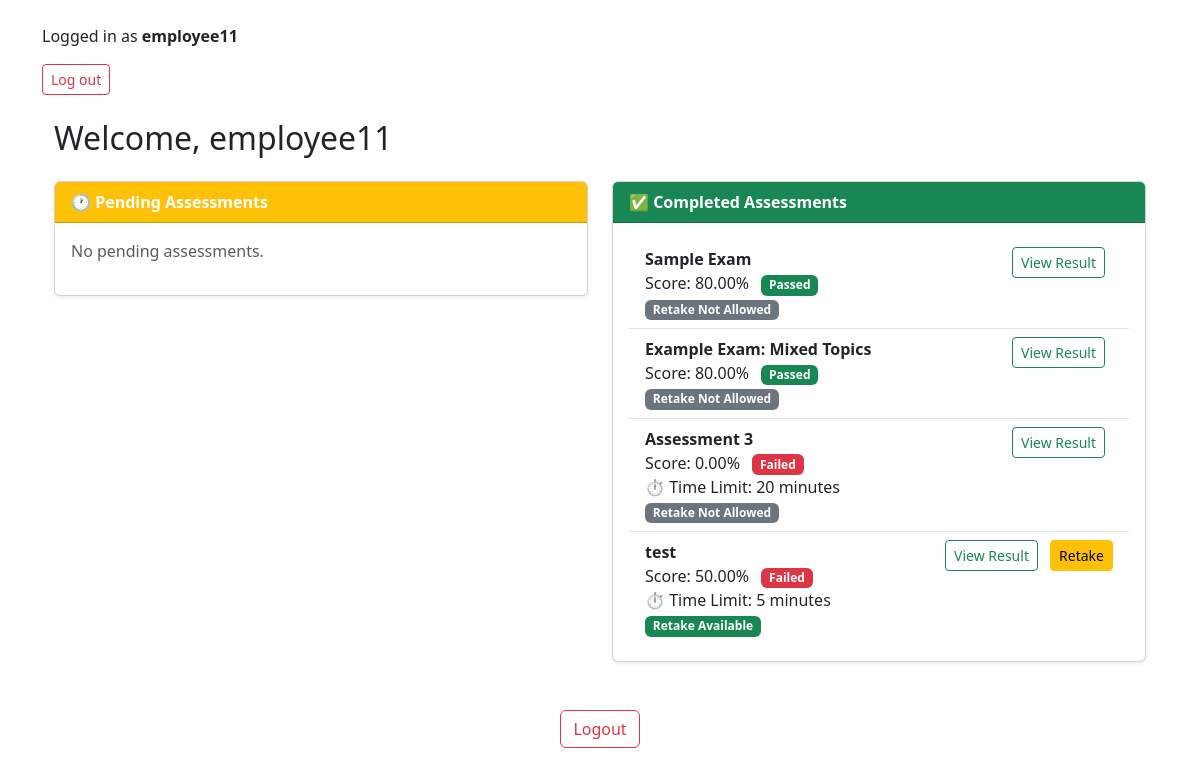
/employee/dashboard/ (signed in), run on the app's committed database.
### users/models.py (models this page shows, shortened)
class CustomUser(AbstractUser):
    is_manager = models.BooleanField(default=False)
    is_employee = models.BooleanField(default=True)

### assessments/models.py (models this page shows, shortened)
class Assessment(models.Model):
    title = models.CharField(max_length=255)
    description = models.TextField(blank=True)
    created_by = models.ForeignKey(settings.AUTH_USER_MODEL, on_delete=models.CASCADE, related_name='created_assessments')
    created_at = models.DateTimeField(auto_now_add=True)
    duration_minutes = models.PositiveIntegerField(default=15)
    passing_score = models.PositiveIntegerField(default=80, help_text="Minimum score (in %) required to pass this assessment.")
    allow_retake = models.BooleanField(default=False, help_text="Allow employees to retake this assessment.")
    max_retakes = models.PositiveIntegerField(
        null=True, blank=True,
        help_text="Maximum number of retakes allowed (leave blank for unlimited)."
    )
    time_limit = models.PositiveIntegerField(
        null=True, blank=True,
        help_text="Time limit in minutes (optional). Leave blank for no time limit.",
        validators=[MinValueValidator(1)]
    )

### results/models.py (models this page shows, shortened)
class AssessmentResult(models.Model):
    assessment = models.ForeignKey(Assessment, on_delete=models.CASCADE)
    user = models.ForeignKey(settings.AUTH_USER_MODEL, on_delete=models.CASCADE)
    status = models.CharField(
        max_length=50,
        choices=[('Not Started', 'Not Started'), ('In Progress', 'In Progress'), ('Completed', 'Completed')]
    )
    score = models.DecimalField(max_digits=5, decimal_places=2, null=True, blank=True)
    submitted_at = models.DateTimeField(null=True, blank=True)
    start_time = models.DateTimeField(null=True, blank=True)

### users/views.py (the view)
# urls.py: path('employee/dashboard/', employee_dashboard, name='employee_dashboard'),
@login_required
def employee_dashboard(request):
    user = request.user
    assigned_assessments = Assignment.objects.filter(employee=user).select_related('assessment')
    assigned_ids = [a.assessment.id for a in assigned_assessments]
    completed_results = AssessmentResult.objects.filter(user=user, status='Completed').select_related('assessment')
    completed_ids = [r.assessment.id for r in completed_results]
    pending_assessments = Assessment.objects.filter(id__in=assigned_ids).exclude(id__in=completed_ids)
    completed_assessments = Assessment.objects.filter(id__in=completed_ids).prefetch_related('user_answers')
    completed_assessment_data = []
    for assessment in completed_assessments:
        result = AssessmentResult.objects.filter(user=user, assessment=assessment).first()
        completed_assessment_data.append({
            'assessment': assessment,
            'score': result.score if result else None,
            'allow_retake': assessment.allow_retake,
            'time_limit': assessment.time_limit,
        })
    pending_assessment_data = []
    for assessment in pending_assessments:
        pending_assessment_data.append({
            'assessment': assessment,
            'allow_retake': assessment.allow_retake,
            'time_limit': assessment.time_limit,
        })
    return render(request, 'users/employee_dashboard.html', {
        'pending_assessments': pending_assessment_data,
        'completed_assessments': completed_assessment_data,
    })

### users/templates/users/employee_dashboard.html
{% extends "base.html" %}
{% load static %}
{% block content %}
<div class="container mt-4">
  <h2 class="mb-4">Welcome, {{ user.first_name|default:user.username }}</h2>
  <div class="row">
    <div class="col-md-6 mb-4">
      <div class="card shadow-sm">
        <div class="card-header bg-warning text-white">
          <strong>🕐 Pending Assessments</strong>
        </div>
        <div class="card-body">
          {% if pending_assessments %}
            <ul class="list-group list-group-flush">
              {% for item in pending_assessments %}
                {% with assessment=item.assessment %}
                  <li class="list-group-item">
                    <div class="d-flex justify-content-between align-items-start flex-column flex-md-row">
                      <div>
                        <strong>{{ assessment.title }}</strong><br>
                        {% if item.time_limit %}
                          ⏱ Time Limit: {{ item.time_limit }} minute{{ item.time_limit|pluralize }}<br>
                        {% endif %}
                        🔁 Retake Allowed: {{ item.allow_retake|yesno:"Yes,No" }}
                      </div>
                      <div class="mt-2 mt-md-0">
                        <a href="{% url 'assessments:start_assessment' assessment.id %}" class="btn btn-sm btn-primary">Start</a>
                      </div>
                    </div>
                  </li>
                {% endwith %}
              {% endfor %}
            </ul>
          {% else %}
            <p class="text-muted">No pending assessments.</p>
          {% endif %}
        </div>
      </div>
    </div>
    <div class="col-md-6 mb-4">
      <div class="card shadow-sm">
        <div class="card-header bg-success text-white">
          <strong>✅ Completed Assessments</strong>
        </div>
        <div class="card-body">
          {% if completed_assessments %}
            <ul class="list-group list-group-flush">
              {% for item in completed_assessments %}
                {% with assessment=item.assessment %}
                  <li class="list-group-item">
                    <div class="d-flex justify-content-between align-items-start flex-column flex-md-row">
                      <div>
                        <strong>{{ assessment.title }}</strong><br>
                        Score: {{ item.score }}%
                        {% if item.score >= assessment.passing_score %}
                          <span class="badge bg-success ms-2">Passed</span>
                        {% else %}
                          <span class="badge bg-danger ms-2">Failed</span>
                        {% endif %}
                        <br>
                        {% if item.time_limit %}
                          ⏱ Time Limit: {{ item.time_limit }} minute{{ item.time_limit|pluralize }}<br>
                        {% endif %}
                        {% if item.allow_retake %}
                          <span class="badge bg-success mt-1">Retake Available</span>
                        {% else %}
                          <span class="badge bg-secondary mt-1">Retake Not Allowed</span>
                        {% endif %}
                      </div>
                      <div class="mt-2 mt-md-0">
                        <a href="{% url 'results:assessment_complete' assessment.id %}" class="btn btn-sm btn-outline-success me-2">View Result</a>
                        {% if item.allow_retake %}
                          <a href="{% url 'assessments:take_assessment' assessment.id %}" class="btn btn-sm btn-warning">Retake</a>
                        {% endif %}
                      </div>
                    </div>
                  </li>
                {% endwith %}
              {% endfor %}
            </ul>
          {% else %}
            <p class="text-muted">You haven’t completed any assessments yet.</p>
          {% endif %}
        </div>
      </div>
    </div>
    <div class="text-center mt-4">
      <a href="{% url 'logout' %}" class="btn btn-outline-danger">Logout</a>
    </div>
  </div>
</div>
{% endblock %}

### templates/base.html (shortened to what this page needs)
<!doctype html>
<html lang="en">
<head>
  <link href="https://cdn.jsdelivr.net/npm/bootstrap@5.3.3/dist/css/bootstrap.min.css" rel="stylesheet">
</head>
<body class="container py-4">
  {% if user.is_authenticated %}
    <div class="mb-3">
      <p>
        Logged in as <strong>{{ user.username }}</strong>
        <form action="{% url 'logout' %}" method="post" class="d-inline">
          <button type="submit" class="btn btn-outline-danger btn-sm">Log out</button>
        </form>
      </p>
    </div>
  {% endif %}
  {% block content %}{% endblock %}
</body>
</html>

### data on the page
CustomUser: username "employee11", first_name "employee11"
Assessment: assessment "Sample Exam", score "80.00", passing_score "Passed", shows "Retake Not Allowed"
Assessment: assessment "Example Exam: Mixed Topics", score "80.00", passing_score "Passed", shows "Retake Not Allowed"
Assessment: assessment "Assessment 3", score "0.00", passing_score "Failed", time_limit "20", shows "Retake Not Allowed"
Assessment: assessment "test", score "50.00", passing_score "Failed", time_limit "5", shows "Retake Available"
